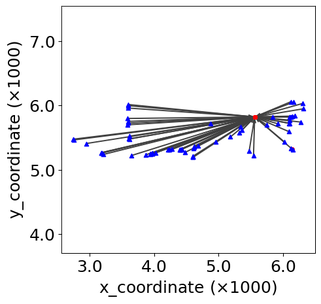
#> input picture extracted/figures/Visualizer/fig_001_cell6.png, 321 x 304 px, shrunk from 491 x 465 before the run, found by its file name
$ python rebuild_paper_figures.py
#> lines starting #> are read from the running program, lines starting #| are printed output that depends on the picture
#!/usr/bin/env python3
"""Rebuild IEEE Access 2023 paper-style figures for the demo.

Composes experiment heatmaps into FIGURE 5 / FIGURE 6 layouts matching the
paper (Type=1 and Type=2 attack-variation sweeps, Basic vs Ext), and draws
FIGURE 7 (autoencoder architecture). Source tiles come from Visualizer.ipynb
outputs already extracted under frontend/public/figures/.
"""

from __future__ import annotations

from pathlib import Path

import matplotlib.pyplot as plt
import matplotlib.patches as mpatches
from matplotlib.patches import FancyBboxPatch, FancyArrowPatch
from PIL import Image
import numpy as np

ROOT = Path(__file__).resolve().parents[1]
SRC = ROOT / "frontend" / "public" / "figures"
OUT = SRC / "paper"
OUT.mkdir(parents=True, exist_ok=True)

# Visualizer.ipynb get_heatmap() order: KNN, SVM, RF, XGB, MLP
MODELS = ["KNN", "SVM", "RF", "XGB", "MLP"]

# F1 = Basic, F4 = Ext; AT1 = Type 1, AT2 = Type 2
FIG5_BASIC = [
    "fig_015_cell32.png",
    "fig_016_cell34.png",
    "fig_017_cell36.png",
    "fig_018_cell38.png",
    "fig_019_cell40.png",
]
FIG5_EXT = [
    "fig_025_cell53.png",
    "fig_026_cell55.png",
    "fig_027_cell57.png",
    "fig_028_cell59.png",
    "fig_029_cell61.png",
]
FIG6_BASIC = [
    "fig_020_cell42.png",
    "fig_021_cell44.png",
    "fig_022_cell46.png",
    "fig_023_cell48.png",
    "fig_024_cell50.png",
]
FIG6_EXT = [
    "fig_045_cell81.png",
    "fig_046_cell83.png",
    "fig_047_cell85.png",
    "fig_048_cell87.png",
    "fig_049_cell89.png",
]


def _open(name: str) -> Image.Image:
#> called with name = 'fig_001_cell6.png'
    return Image.open(SRC / name).convert("RGB")
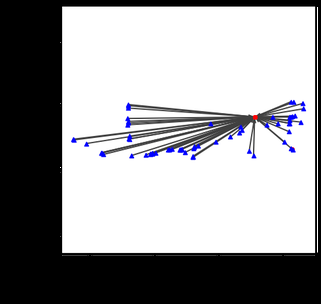
#> returned value: PIL image 321x304 RGB; mean R, G, B 155.6, 155.6, 157.4


# [170 lines left out: functions compose_heatmap_grid, draw_fig7, draw_fig2_fig3_fig4, not called in this run]


def compose_fig1() -> None:
    """FIGURE 1 — five attack-type coordinate plots in one strip."""
    # Correct mapping (Type 1,2,4,8,16)
    files = [
        ("Type 1\nConstant", "fig_001_cell6.png"),
        ("Type 2\nConstant offset", "fig_002_cell6.png"),
        ("Type 4\nRandom", "fig_003_cell6.png"),
        ("Type 8\nRandom offset", "fig_004_cell6.png"),
        ("Type 16\nEventual stop", "fig_000_cell6.png"),
    ]
    fig, axes = plt.subplots(1, 5, figsize=(14, 3.2), dpi=160)
    fig.suptitle(
        "FIGURE 1. Location spoofing examples by attack type",
        fontsize=13,
        fontweight="bold",
    )
    for ax, (label, fname) in zip(axes, files):
        ax.imshow(np.asarray(_open(fname)))
        ax.set_xticks([])
        ax.set_yticks([])
        ax.set_xlabel(label, fontsize=9)
        for spine in ax.spines.values():
            spine.set_visible(False)
#> pass 2 of the loop in compose_fig1, `for ax, (label, fname) in zip(axes, files):`:
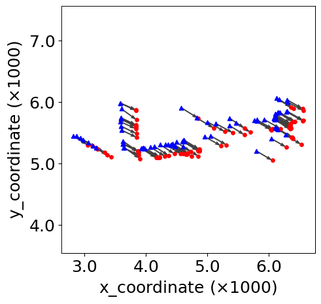
#> input picture extracted/figures/Visualizer/fig_002_cell6.png, 321 x 304 px, shrunk from 491 x 465 before the run, found by its file name
#> in _open (call 2), `return Image.open(SRC / name).convert("RGB")`:
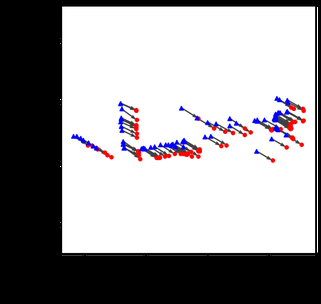
#> returned value: PIL image 321x304 RGB; mean R, G, B 159.6, 157.6, 159.7
    fig.tight_layout(rect=(0, 0, 1, 0.92))
    fig.savefig(OUT / "fig1_attack_types.png", bbox_inches="tight", facecolor="white")
    plt.close(fig)
    print("wrote", OUT / "fig1_attack_types.png")


def main() -> None:
    compose_fig1()
    draw_fig2_fig3_fig4()
    compose_heatmap_grid(
        FIG5_BASIC,
        FIG5_EXT,
        "FIGURE 5. Performance against attack variations (Type = 1)",
        "fig5_type1_variations.png",
    )
    compose_heatmap_grid(
        FIG6_BASIC,
        FIG6_EXT,
        "FIGURE 6. Performance against attack variations (Type = 2)",
        "fig6_type2_variations.png",
    )
    draw_fig7()
    print("done →", OUT)


if __name__ == "__main__":
#> (the run stopped early here; a loop or call above may not have finished)
